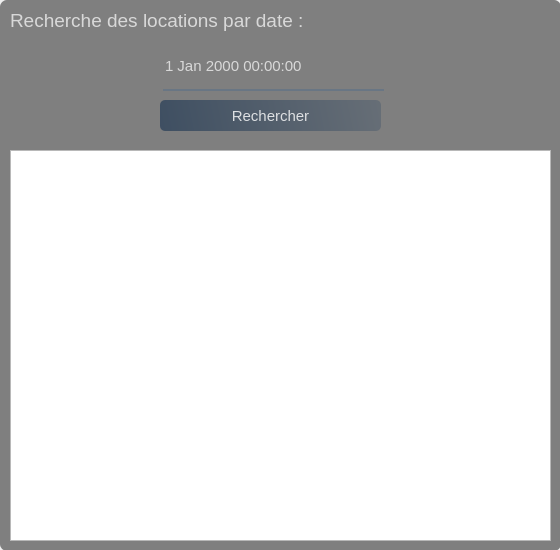
<?xml version="1.0" encoding="UTF-8"?>
<ui version="4.0">
 <class>Form</class>
 <widget class="QWidget" name="Form">
  <property name="geometry">
   <rect>
    <x>0</x>
    <y>0</y>
    <width>560</width>
    <height>550</height>
   </rect>
  </property>
  <property name="windowTitle">
   <string>Form</string>
  </property>
  <widget class="QWidget" name="widget" native="true">
   <property name="geometry">
    <rect>
     <x>0</x>
     <y>0</y>
     <width>561</width>
     <height>551</height>
    </rect>
   </property>
   <widget class="QLabel" name="label_4">
    <property name="geometry">
     <rect>
      <x>0</x>
      <y>-5</y>
      <width>561</width>
      <height>551</height>
     </rect>
    </property>
    <property name="styleSheet">
     <string notr="true">border-image: url(:/images/abstract-gradient-blue-to-white-sq-format-thomas-woolworth.jpg);</string>
    </property>
    <property name="text">
     <string/>
    </property>
   </widget>
   <widget class="QLabel" name="label_5">
    <property name="geometry">
     <rect>
      <x>0</x>
      <y>0</y>
      <width>561</width>
      <height>551</height>
     </rect>
    </property>
    <property name="styleSheet">
     <string notr="true">background-color:rgba(0,0,0,120); 
border-radius:7px; </string>
    </property>
    <property name="text">
     <string/>
    </property>
   </widget>
   <widget class="QLabel" name="label_6">
    <property name="geometry">
     <rect>
      <x>10</x>
      <y>0</y>
      <width>351</width>
      <height>41</height>
     </rect>
    </property>
    <property name="maximumSize">
     <size>
      <width>16777215</width>
      <height>16777215</height>
     </size>
    </property>
    <property name="sizeIncrement">
     <size>
      <width>0</width>
      <height>0</height>
     </size>
    </property>
    <property name="font">
     <font>
      <pointsize>14</pointsize>
      <bold>false</bold>
     </font>
    </property>
    <property name="styleSheet">
     <string notr="true">color :rgba(255,255,255,0.7)</string>
    </property>
    <property name="text">
     <string>Recherche des locations par date :</string>
    </property>
   </widget>
   <widget class="QTableView" name="tableView_2">
    <property name="geometry">
     <rect>
      <x>10</x>
      <y>150</y>
      <width>541</width>
      <height>391</height>
     </rect>
    </property>
    <property name="styleSheet">
     <string notr="true"/>
    </property>
   </widget>
   <widget class="QPushButton" name="pushButton_2">
    <property name="geometry">
     <rect>
      <x>160</x>
      <y>100</y>
      <width>221</width>
      <height>31</height>
     </rect>
    </property>
    <property name="font">
     <font>
      <pointsize>11</pointsize>
      <bold>false</bold>
     </font>
    </property>
    <property name="styleSheet">
     <string notr="true">QPushButton#pushButton_2{
background-color : qlineargradient(spread:pad,x1:0,y1:0.505682,x2:1,y2:0.477,stop:0 rgba(20,47,78,0.6),stop:1 rgba(85,98,112,0.6));
color:rgba(255,255,255,0.8);
border-radius:5px;
}
QPushButton#pushButton_2:hover{
background-color : qlineargradient(spread:pad,x1:0,y1:0.505682,x2:1,y2:0.477,stop:0 rgba(40,67,98,219),stop:1 rgba(105,118,132,226));
}
QPushButton#pushButton_2:pressed{
background-color : qlineargradient(spread:pad,x1:0,y1:0.505682,x2:1,y2:0.477,stop:0  rgba(20,47,78,0.6),stop:1 rgba(85,98,112,0.8));
color:rgba(255,255,255,210);
border-radius:5px;
}
</string>
    </property>
    <property name="text">
     <string>Rechercher</string>
    </property>
   </widget>
   <widget class="QDateTimeEdit" name="dateTimeEdit">
    <property name="geometry">
     <rect>
      <x>163</x>
      <y>50</y>
      <width>221</width>
      <height>41</height>
     </rect>
    </property>
    <property name="font">
     <font>
      <pointsize>11</pointsize>
     </font>
    </property>
    <property name="styleSheet">
     <string notr="true">background-color: rgba(0,0,0,0);
border : none ;
border-bottom : 2px solid rgba(105,118,132,255);
color :rgba(255,255,255,0.7);
padding-bottom:7px ;</string>
    </property>
   </widget>
  </widget>
 </widget>
 <resources>
  <include location="res_msgbox.qrc"/>
 </resources>
 <connections/>
</ui>
